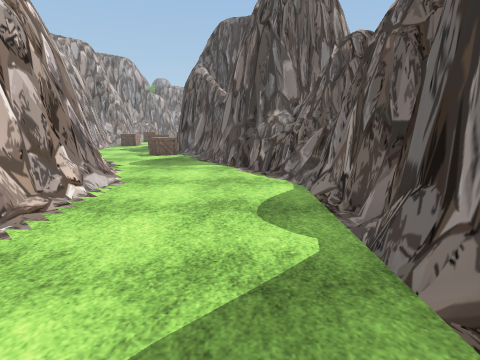
[1] (above)

13 first-person views from a walk through a Unity game level. The camera is 1.4 m above the floor, tilts 10° down and sees 75° across. The floor is counted in squares, 1 m on a side. Each view is taken from the middle of a square. On the plan, view 1 faces up. The plan holds only what a view shows up to about 14 squares ahead; the rest is blank. The place goes on beyond the plan. The player is left out. Some surface patterns are stand-ins.

[2]
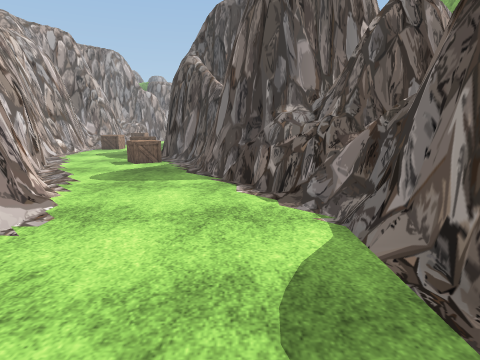

[3]
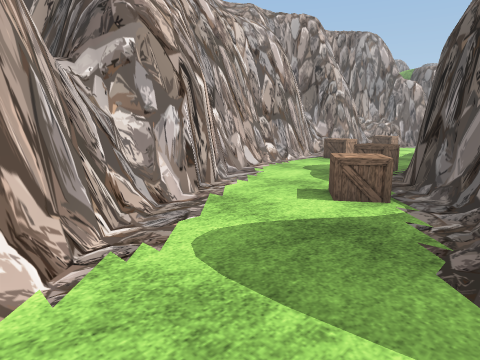

[4]
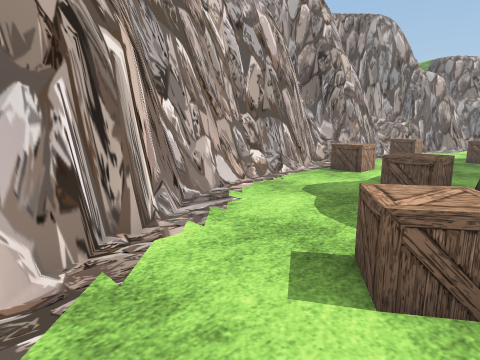

[5]
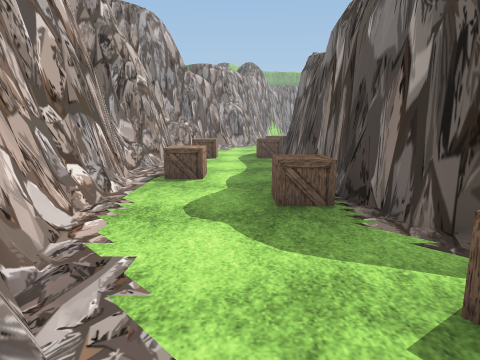

[6]
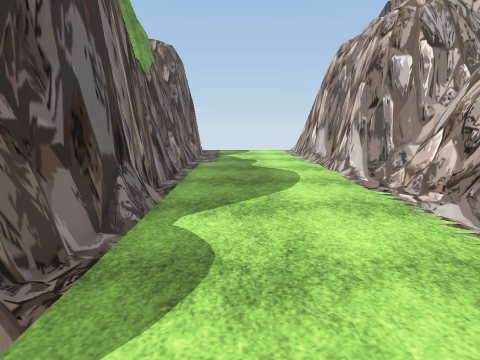

[7]
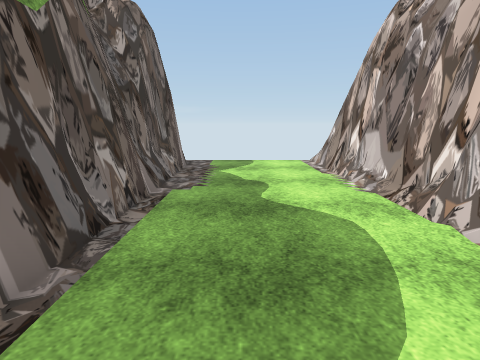

[8]
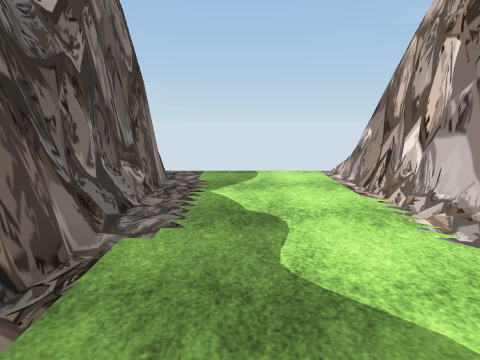

[9]
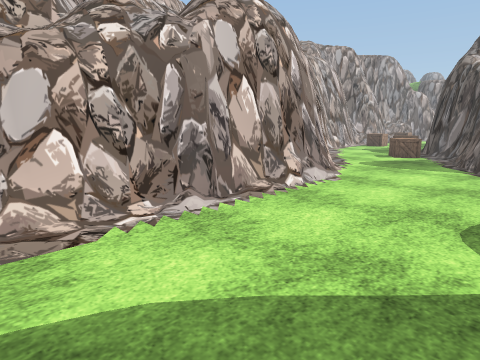

[10]
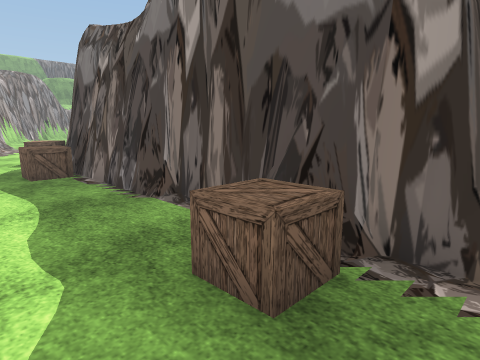

[11]
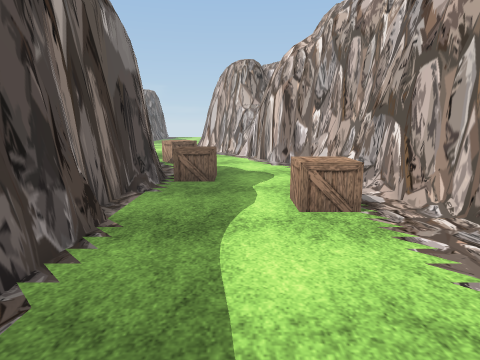

[12]
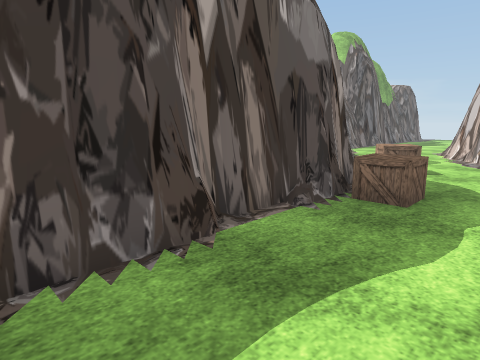

[13]
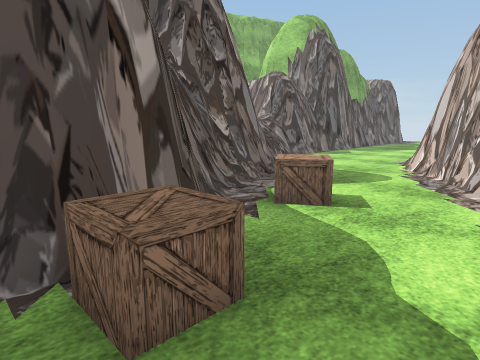

### Floor plan
Key: @ floor where view 1 was taken; # wall or solid block; . floor; / step, stairs or slope; = window, fence, low wall or low ledge; O other object.
Columns run from 10 left of view 1 to 2 right of it. Each row starts with its distance up from view 1.
 27  #OO.O#
 26 ##OO.O#
 25 ##....#
 24 #=....##
 23 #.....##
 22 #.OO...#
 21 ##OO...#
 20  #....##
 19  #...O##
 18  #.....#
 17  #.....##
 16  ##.....##
 15  ##...OO.#
 14   ##.....#
 13    #.....##
 12    ##....=##
 11    ##.....=##
 10     ##.....##
  9      ##....=#
  8       #.....#
  7       #.....#
  6       #.....#
  5       #.....#
  4       #.....#
  3       #.....#
  2       #.....#
  1       #.....#
  0       #...@.#
 -1       ##....#
 -2       ##....#
 -3       #/....#
 -4       #/....#
 -5       ##....#
 -6       ##....#
 -7        #....#
 -8        #....#
 -9        #.....

Where each view was taken, in squares from view 1:
view 1: 0 up, 0 right, facing up
view 2: 3 up, 0 right, facing up
view 3: 9 up, 1 left, facing up-left
view 4: 12 up, 3 left, facing up-left
view 5: 13 up, 6 left, facing up
view 6: 8 up, 0 right, facing down
view 7: 3 up, 0 right, facing down
view 8: 0 up, 0 right, facing down
view 9: 0 up, 1 right, facing up-left
view 10: 17 up, 7 left, facing up-right
view 11: 27 up, 6 left, facing down
view 12: 25 up, 7 left, facing down-right
view 13: 20 up, 7 left, facing down-right
